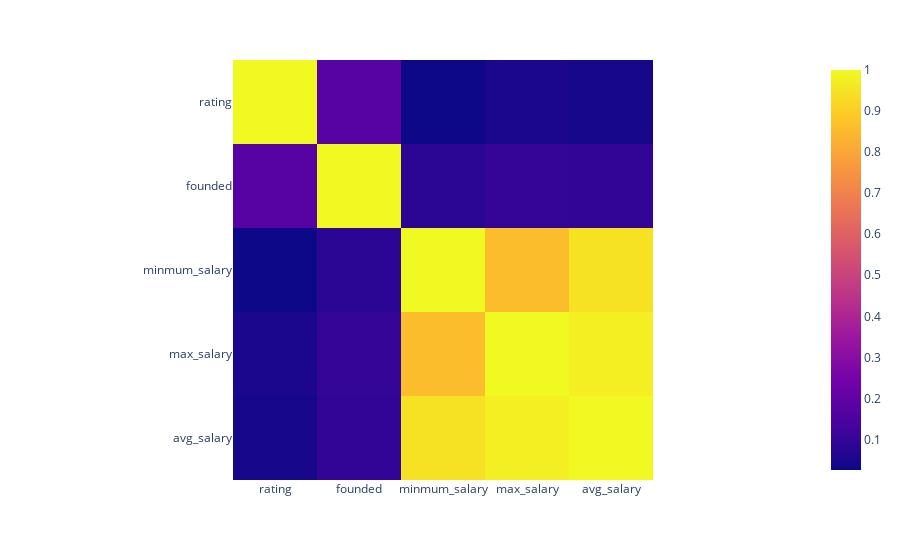

The code cell stored with this chart in its notebook:
### Markdown cell above
#### What correlation between data

### Code cell
numerical=df.select_dtypes(exclude="O")
px.imshow(numerical.corr())

### Figure 1 — Plotly figure (JSON) as saved in the notebook; plotly's stock layout.template omitted (floating-point values rounded to 4 significant figures)
{"data": [{"coloraxis": "coloraxis", "hovertemplate": "x: %{x}<br>y: %{y}<br>color: %{z}<extra></extra>", "name": "0", "type": "heatmap", "x": ["rating", "founded", "minmum_salary", "max_salary", "avg_salary"], "xaxis": "x", "y": ["rating", "founded", "minmum_salary", "max_salary", "avg_salary"], "yaxis": "y", "z": [[1, 0.1759, 0.02566, 0.05139, 0.04256], [0.1759, 1, 0.08244, 0.09921, 0.09573], [0.02566, 0.08244, 1, 0.8586, 0.948], [0.05139, 0.09921, 0.8586, 1, 0.9771], [0.04256, 0.09573, 0.948, 0.9771, 1]]}], "layout": {"coloraxis": {"colorscale": [[0, "#0d0887"], [0.1111, "#46039f"], [0.2222, "#7201a8"], [0.3333, "#9c179e"], [0.4444, "#bd3786"], [0.5556, "#d8576b"], [0.6667, "#ed7953"], [0.7778, "#fb9f3a"], [0.8889, "#fdca26"], [1, "#f0f921"]]}, "margin": {"t": 60}, "xaxis": {"anchor": "y", "constrain": "domain", "domain": [0, 1], "scaleanchor": "y"}, "yaxis": {"anchor": "x", "autorange": "reversed", "constrain": "domain", "domain": [0, 1]}}}
